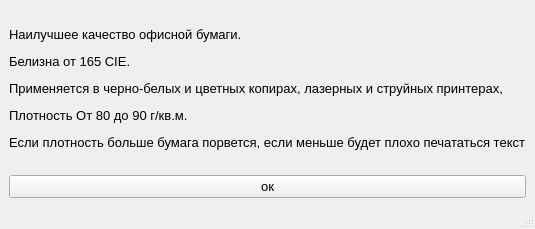
<?xml version="1.0" encoding="UTF-8"?>
<ui version="4.0">
 <class>paper</class>
 <widget class="QMainWindow" name="paper">
  <property name="geometry">
   <rect>
    <x>0</x>
    <y>0</y>
    <width>534</width>
    <height>229</height>
   </rect>
  </property>
  <property name="font">
   <font>
    <pointsize>10</pointsize>
   </font>
  </property>
  <property name="windowTitle">
   <string>тип бумаги</string>
  </property>
  <widget class="QWidget" name="centralwidget">
   <layout class="QGridLayout" name="gridLayout">
    <item row="0" column="0">
     <layout class="QVBoxLayout" name="verticalLayout">
      <item alignment="Qt::AlignHCenter|Qt::AlignVCenter">
       <widget class="QLabel" name="label">
        <property name="font">
         <font>
          <pointsize>10</pointsize>
         </font>
        </property>
        <property name="text">
         <string>&lt;html&gt;&lt;head/&gt;&lt;body&gt;&lt;p&gt;Наилучшее качество офисной бумаги.&lt;/p&gt;&lt;p&gt; Белизна от 165 CIE.&lt;/p&gt;&lt;p&gt; Применяется в черно-белых и цветных копирах, лазерных и струйных принтерах,&lt;/p&gt;&lt;p&gt; Плотность От 80 до 90 г/кв.м. &lt;/p&gt;&lt;p&gt; Eсли плотность больше бумага порвется, если меньше будет плохо печататься текст&lt;/p&gt;&lt;/body&gt;&lt;/html&gt;</string>
        </property>
       </widget>
      </item>
      <item>
       <widget class="QPushButton" name="pushButton">
        <property name="font">
         <font>
          <pointsize>10</pointsize>
         </font>
        </property>
        <property name="text">
         <string>ок</string>
        </property>
       </widget>
      </item>
     </layout>
    </item>
   </layout>
  </widget>
  <widget class="QMenuBar" name="menubar">
   <property name="geometry">
    <rect>
     <x>0</x>
     <y>0</y>
     <width>534</width>
     <height>21</height>
    </rect>
   </property>
  </widget>
  <widget class="QStatusBar" name="statusbar"/>
 </widget>
 <resources/>
 <connections/>
</ui>
